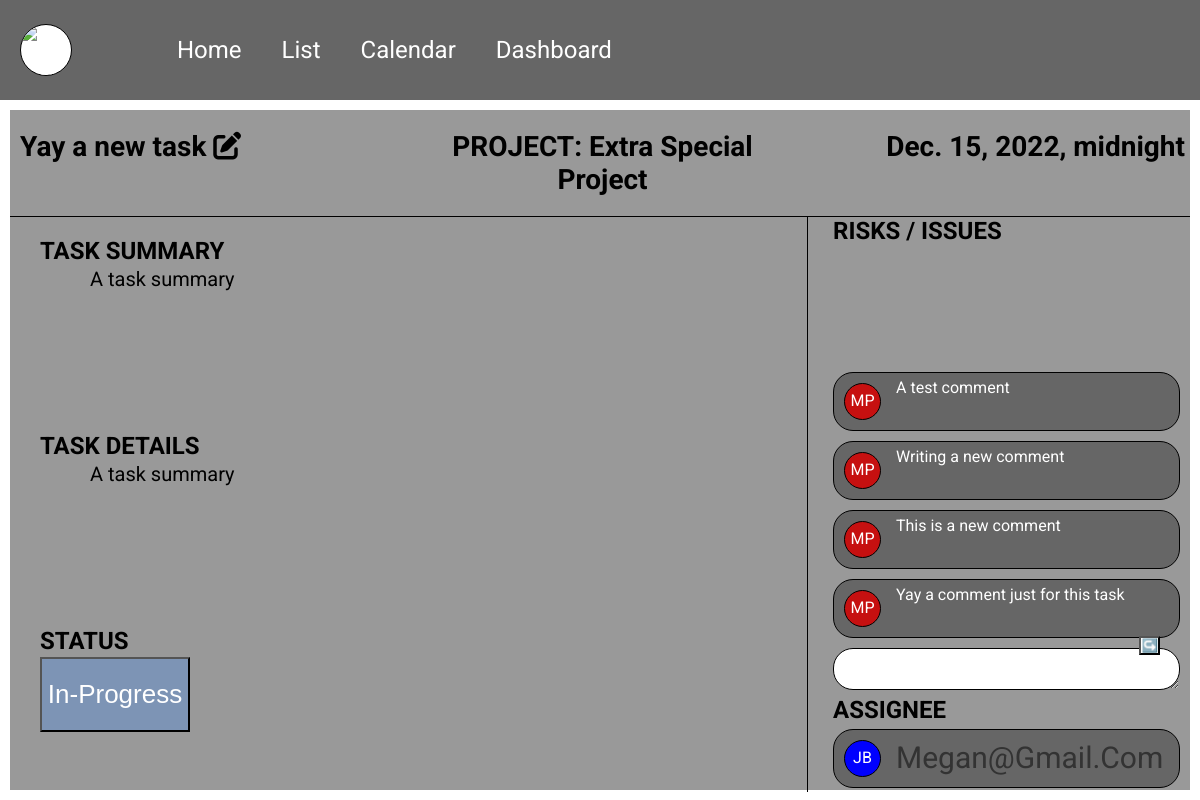
The app's page /tasks/1 with its own data.
### tasks/models.py (models this page shows, shortened)
class Task(models.Model):
    task_name = models.CharField(max_length=120)
    task_summary = models.TextField()
    task_details = models.TextField()
    created_on = models.DateTimeField(auto_now_add=True)
    deadline = models.DateTimeField()
    assignee = models.ForeignKey(
        get_user_model(),
        on_delete=models.CASCADE,
        related_name="task_assignee"
    )
    author = models.ForeignKey(
        get_user_model(),
        on_delete=models.CASCADE,
        related_name="task_author"
    )
    status = models.ForeignKey(
        Status,
        on_delete=models.CASCADE,
        blank = True,
        null = True
    )
    project = models.ForeignKey(
        Project,
        on_delete=models.CASCADE,
        blank=True,
        null=True
    )
    priority = models.ForeignKey(
        Priority,
        on_delete=models.CASCADE,
        blank = True,
        null = True
    )

class Status(models.Model):
    name = models.CharField(max_length=128)
    description = models.CharField(max_length=128)
    def __str__(self):
        return self.name

class Comment(models.Model):
    created_on = models.DateTimeField(auto_now_add=True)
    author = models.ForeignKey(
        get_user_model(),
        on_delete=models.CASCADE,
        related_name="comment_task_author"
    )
    comment = models.TextField()
    task = models.ForeignKey(
        Task,
        on_delete=models.CASCADE,
        related_name="comment_task"
    )
    def __str__(self):
        return self.comment

### projects/models.py (models this page shows, shortened)
class Project(models.Model):
    title = models.CharField(max_length=120)
    summary = models.TextField()
    deadline = models.DateTimeField()
    created_on = models.DateTimeField(auto_now_add=True)
    author = models.ForeignKey(
        get_user_model(),
        on_delete=models.CASCADE,
        related_name="project_author"
    )
    status = models.ForeignKey(
        Status,
        on_delete=models.CASCADE,
        blank = True,
        null = True
    )
    members = models.ManyToManyField(CustomUser)
    def __str__(self):
        return self.title

### accounts/models.py (models this page shows)
class CustomUser(AbstractBaseUser, PermissionsMixin):
    email = models.EmailField(_('email address'), unique=True)
    is_staff = models.BooleanField(default=False)
    is_active = models.BooleanField(default=True)
    date_joined = models.DateTimeField(default=timezone.now)
    USERNAME_FIELD = 'email'
    REQUIRED_FIELDS = []
    color = models.CharField(max_length=7, default="#FFFFFF")
    first_name = models.CharField(max_length=128)
    last_name = models.CharField(max_length=128)
    phone = models.CharField(max_length=9, null=True)
    image = models.ImageField(upload_to='images/', default='default_img.png')
    objects = CustomUserManager()
    def __str__(self):
        return self.email

### tasks/views.py (the view, shortened to what this page needs)
# urls.py: path('<int:pk>', TaskDetailView.as_view(), name="task-detail"),
class TaskDetailView(FormMixin, DetailView):
    template_name = "tasks/task-detail.html"
    model = Task
    form_class = TaskCommentForm
    def get_context_data(self, **kwargs):
        context = super(TaskDetailView, self).get_context_data(**kwargs)
        context['comments'] = Comment.objects.all().order_by('created_on').reverse()
        context['form'] = TaskCommentForm(initial={'task': self.object})
        return context

### tasks/forms.py
class TaskCommentForm(forms.ModelForm):
    class Meta:
        model = Comment
        fields = ['comment']

### templates/tasks/task-detail.html (shortened to what this page needs)
{% extends 'base.html' %}
{% load static %}
{% block links %}
    <link rel="stylesheet" href="{% static 'css/task-detail.css' %}" />
{% endblock links %}
{% block contents %}
<div class="everything">
    <div class="top-section">
        <div class="task-name">
            <h3>{{ task.task_name | truncatechars:100 }} <a href="{% url 'task-update' task.id%}"><i class="fa-solid fa-pen-to-square"></i></a></h3>
        </div>
        <div class="project">
            <h3>PROJECT: {{ task.project | truncatechars:100 }}</h3>
        </div>
        <div class="deadline">
            <h3>{{ task.deadline }}</h3>
        </div>
    </div>
    <div class="bottom-section">
        <div class="left-section">
            <div class="summary">
                <h4>TASK SUMMARY</h4>
                <p>{{ task.task_summary }}</p>
            </div>
            <div class="details">
                <h4>TASK DETAILS</h4>
                <p>{{ task.task_details}}</p>
            </div>
            <div class="status">
                <h4>STATUS</h4>
                <button>{{ task.status }}</button>
            </div>
        </div>
        <div class="right-section">
            <h4>RISKS / ISSUES</h4>
            <div class="risks">
                <div class="comments">
                    {% for comment in comments %}
                        {% if task.task_name == comment.task.task_name %}
                        <div class="comment-bubble">
                        <div class="circle" style="background-color: {{comment.author.color}};">{{ comment.author.first_name | slice:1 }}{{ comment.author.last_name | slice:1}}</div>
                        <span>{{ comment }}</span>
                        </div>
                        {% endif %}
                    {% endfor %}
                </div>
            </div>
            <div class="comment">
                <form method="POST">
                    <span>{{ form.comment }}</span>
                    <input type="submit" value="↪️" class="comment-button">
                </form>
            </div>
            <div class="assignee">
                <h4>ASSIGNEE</h4>
                <div class="user-bubble">
                    <div class="circle">JB</div>
                    <span>{{ task.assignee }}</span>
                </div>
            </div>
        </div>
    </div>
</div>
{% endblock contents %}

### static/css/task-detail.css (style rules this page uses)
.bottom-section { display: flex; flex-direction: row; border-top: 1px solid black; padding: 0 10px; margin-bottom: 0; }
.left-section { flex: 3; border-right: 1px solid black; width: 80%; margin-right: 25px; padding: 20px; padding-bottom: 0; }
.right-section { flex: 1; height: calc(100vh - 225px); }
.top-section { display: flex; flex-direction: row; }
.everything { display: flex; flex-direction: column; background-color: #999; margin: 10px; height: calc(100% - 20px); }
.top-section > * { width: 100%; margin: 20px 5px; }
.task-name { padding-left: 5px; }
.deadline { text-align: right; }
.project { text-align: center; }
.summary { height: 180px; overflow: scroll; scroll-behavior: auto; }
.details { flex: 2; height: 180px; overflow: scroll; scroll-behavior: auto; padding-top: 15px; }
p { font-size: 20px; padding: 30px 50px; }
.status { flex: 1; height: calc(100% / 6); padding-top: 15px; }
button { width: 150px; height: 75px; margin-top: 30px; font-size: 26px; text-transform: capitalize; color: white; background-color: #7D94B5; }
.risks { height: 74%; overflow: scroll; scroll-behavior: auto; display: flex; flex-direction: column-reverse; }
.comment { height: 5%; }
.user-bubble { display: flex; flex-direction: row; flex-wrap: none; background: #666; padding: 5px; border-radius: 20px; border: 1px solid black; margin: 5px 0; }
.comment-bubble { display: flex; flex-direction: row; flex-wrap: none; background: #666; padding: 5px; border-radius: 20px; border: 1px solid black; margin: 5px 0; }
.comment-bubble span { margin-left: 10px; width: 80%; color: white; }
.circle { margin: 5px; width: 35px; height: 28px; border: 1px solid black; border-radius: 50%; text-align: center; padding-top: 7px; justify-content: center; background: blue; color: #FFF; }
.user-bubble span { font-size: 30px; text-transform: capitalize; margin-left: 10px; margin-top: 5px; color: #333; }
.everything h4 { position: fixed; background-color: #999; }
.assignee h4 { position: inherit; }
.assignee { margin: 20px auto 0px auto; }
#id_comment { height: 30px; display: flex; flex-direction: row; flex-wrap: none; background: #FFF; padding: 5px; border-radius: 20px; border: 1px solid black; margin: 5px 0; }
.comment-button { background-color: #fff; position: fixed; right: 40px; bottom: 145px; }
.comments { overflow: auto; margin-top: 30px; display: flex; flex-direction: column-reverse; }

### static/css/base.css (style rules this page uses)
* { padding: 0; margin: 0; }
html { padding: 0; margin-right: 0; }
a { color: inherit; }
body { background-color: #333333; font-family: 'Roboto', sans-serif; color: #FFF; }
h3 { font-size: 28px; }
h4 { font-size: 24px; }
a { text-decoration: none; color: black; }

### records on screen
Task: task_name "Yay a new task", project "Extra Special Project", deadline "Dec. 15, 2022, midnight", task_summary "A task summary", task_details "A task summary", status "In-Progress", assignee "Megan@gmail.com"
Comment: author.first_name "M", author.last_name "P", comment "Yay a comment just for this task"
Comment: author.first_name "M", author.last_name "P", comment "This is a new comment"
Comment: author.first_name "M", author.last_name "P", comment "Writing a new comment"
Comment: author.first_name "M", author.last_name "P", comment "A test comment"
